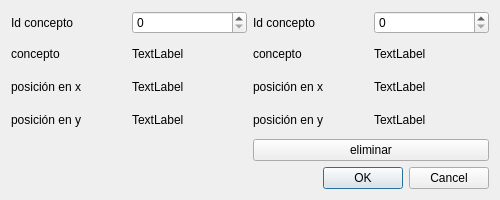
<?xml version="1.0" encoding="UTF-8"?>
<ui version="4.0">
 <class>unirConceptosVentana</class>
 <widget class="QDialog" name="unirConceptosVentana">
  <property name="windowModality">
   <enum>Qt::ApplicationModal</enum>
  </property>
  <property name="enabled">
   <bool>true</bool>
  </property>
  <property name="geometry">
   <rect>
    <x>0</x>
    <y>0</y>
    <width>500</width>
    <height>200</height>
   </rect>
  </property>
  <property name="minimumSize">
   <size>
    <width>500</width>
    <height>200</height>
   </size>
  </property>
  <property name="maximumSize">
   <size>
    <width>500</width>
    <height>200</height>
   </size>
  </property>
  <property name="windowTitle">
   <string>unir conceptos</string>
  </property>
  <layout class="QGridLayout" name="gridLayout_3">
   <item row="2" column="0" colspan="2">
    <widget class="QDialogButtonBox" name="buttonBox">
     <property name="enabled">
      <bool>true</bool>
     </property>
     <property name="orientation">
      <enum>Qt::Horizontal</enum>
     </property>
     <property name="standardButtons">
      <set>QDialogButtonBox::Cancel|QDialogButtonBox::Ok</set>
     </property>
    </widget>
   </item>
   <item row="0" column="1">
    <layout class="QGridLayout" name="gridLayout_2">
     <item row="0" column="0">
      <widget class="QLabel" name="label_5">
       <property name="text">
        <string>Id concepto</string>
       </property>
      </widget>
     </item>
     <item row="0" column="1">
      <widget class="QSpinBox" name="spinBox_2">
       <property name="maximum">
        <number>68</number>
       </property>
      </widget>
     </item>
     <item row="1" column="0">
      <widget class="QLabel" name="label_6">
       <property name="text">
        <string>concepto</string>
       </property>
      </widget>
     </item>
     <item row="1" column="1">
      <widget class="QLabel" name="texto2">
       <property name="text">
        <string>TextLabel</string>
       </property>
      </widget>
     </item>
     <item row="2" column="0">
      <widget class="QLabel" name="label_7">
       <property name="text">
        <string>posición en x</string>
       </property>
      </widget>
     </item>
     <item row="3" column="1">
      <widget class="QLabel" name="y2">
       <property name="text">
        <string>TextLabel</string>
       </property>
      </widget>
     </item>
     <item row="3" column="0">
      <widget class="QLabel" name="label_8">
       <property name="text">
        <string>posición en y</string>
       </property>
      </widget>
     </item>
     <item row="2" column="1">
      <widget class="QLabel" name="x2">
       <property name="text">
        <string>TextLabel</string>
       </property>
      </widget>
     </item>
    </layout>
   </item>
   <item row="0" column="0">
    <layout class="QGridLayout" name="gridLayout">
     <item row="0" column="0">
      <widget class="QLabel" name="label_4">
       <property name="text">
        <string>Id concepto</string>
       </property>
      </widget>
     </item>
     <item row="0" column="1">
      <widget class="QSpinBox" name="spinBox">
       <property name="maximum">
        <number>68</number>
       </property>
      </widget>
     </item>
     <item row="1" column="0">
      <widget class="QLabel" name="label">
       <property name="text">
        <string>concepto</string>
       </property>
      </widget>
     </item>
     <item row="1" column="1">
      <widget class="QLabel" name="texto1">
       <property name="text">
        <string>TextLabel</string>
       </property>
      </widget>
     </item>
     <item row="2" column="0">
      <widget class="QLabel" name="label_2">
       <property name="text">
        <string>posición en x</string>
       </property>
      </widget>
     </item>
     <item row="2" column="1">
      <widget class="QLabel" name="x1">
       <property name="text">
        <string>TextLabel</string>
       </property>
      </widget>
     </item>
     <item row="3" column="0">
      <widget class="QLabel" name="label_3">
       <property name="text">
        <string>posición en y</string>
       </property>
      </widget>
     </item>
     <item row="3" column="1">
      <widget class="QLabel" name="y1">
       <property name="text">
        <string>TextLabel</string>
       </property>
      </widget>
     </item>
    </layout>
   </item>
   <item row="1" column="1">
    <widget class="QPushButton" name="pushButton">
     <property name="text">
      <string>eliminar</string>
     </property>
    </widget>
   </item>
  </layout>
 </widget>
 <resources/>
 <connections>
  <connection>
   <sender>buttonBox</sender>
   <signal>accepted()</signal>
   <receiver>unirConceptosVentana</receiver>
   <slot>accept()</slot>
   <hints>
    <hint type="sourcelabel">
     <x>248</x>
     <y>254</y>
    </hint>
    <hint type="destinationlabel">
     <x>157</x>
     <y>274</y>
    </hint>
   </hints>
  </connection>
  <connection>
   <sender>buttonBox</sender>
   <signal>rejected()</signal>
   <receiver>unirConceptosVentana</receiver>
   <slot>reject()</slot>
   <hints>
    <hint type="sourcelabel">
     <x>316</x>
     <y>260</y>
    </hint>
    <hint type="destinationlabel">
     <x>286</x>
     <y>274</y>
    </hint>
   </hints>
  </connection>
 </connections>
</ui>
